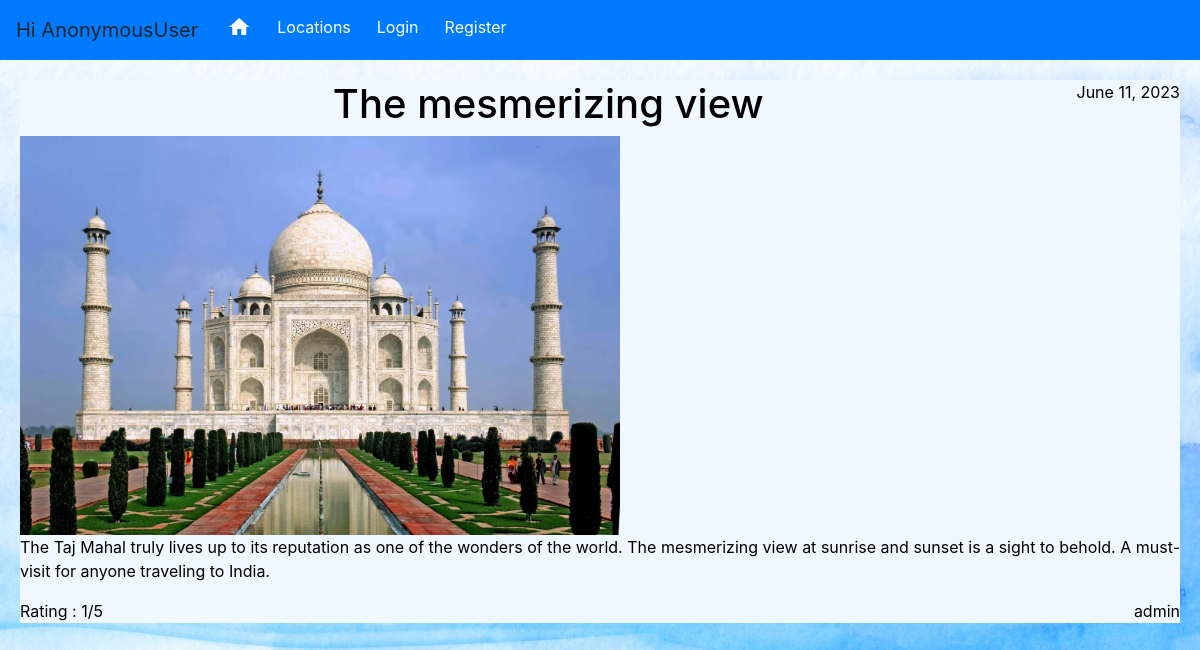
The app's page /detail/15/ with its own data.
### base/models.py (models this page shows)
class Review(models.Model):
    user = models.ForeignKey(User, on_delete=models.CASCADE, null=True,blank=True)
    title  = models.CharField(max_length=200)
    description = models.TextField(null=True,blank=True)
    location = models.CharField(max_length=200)
    public = models.BooleanField(default=True)
    date  = models.DateField(auto_now_add=True)
    rating = models.SmallIntegerField(default=1,validators=[MinValueValidator(0),MaxValueValidator(5)])
    image = models.ImageField(upload_to="reviews")
    def __str__(self):
        return self.title
    class Meta:
        ordering = ['date']

### base/views.py (the view)
# urls.py: path('detail/<int:pk>/',views.ReviewDetail.as_view(), name= 'detail'),
class ReviewDetail(DetailView):
    model = Review
    context_object_name = 'review'

### base/templates/base/review_detail.html
{% extends 'base/mainbase.html' %}
{% block main %}
<div class="review-detail">
<p style="float: right;"> {{review.date}}</p>
<h1>{{review}}</h1>
{% load static %}
<img width="600px" src="{{ review.image.url  }}" alt="My image">
<p>{{review.description}}</p>
<p style="float: right;"> {{review.user}}</p>
<p>Rating : {{review.rating}}/5</p>
</div>
{% endblock%}

### base/templates/base/mainbase.html (style rules this page uses)
* { list-style: none; }
h1, h2, h3, h4, h5, h6 { text-align: center; }
.review-detail { text-align: justify; background-color: aliceblue; }
.bg-image { background-image: url('/static/base/images/background.jpg'); background-repeat: repeat; background-size: cover; }

### records on screen
Review: date "June 11, 2023", title "The mesmerizing view", image (picture), description "The Taj Mahal truly lives up to its reputation as one of the wonders of the world. The mesmerizing view at sunrise and sunset is a sight to behold. A must-visit for anyone traveling to India.", user "admin", rating "1"

### other values on screen
{{ user }} "AnonymousUser"
